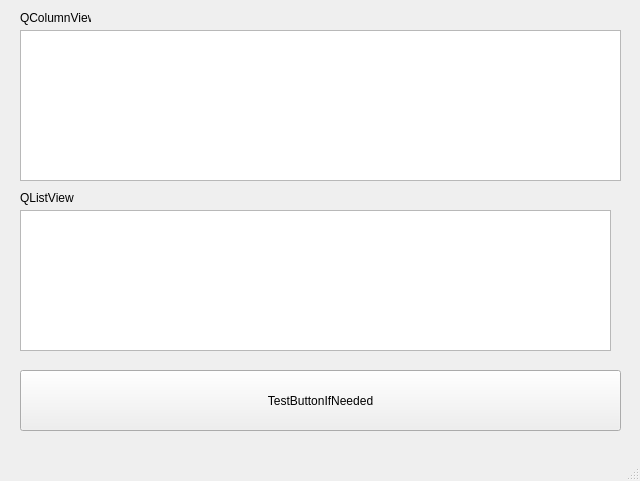
<?xml version="1.0" encoding="UTF-8"?>
<ui version="4.0">
 <class>MainWindow</class>
 <widget class="QMainWindow" name="MainWindow">
  <property name="geometry">
   <rect>
    <x>0</x>
    <y>0</y>
    <width>640</width>
    <height>481</height>
   </rect>
  </property>
  <property name="windowTitle">
   <string>MainWindow</string>
  </property>
  <widget class="QWidget" name="centralwidget">
   <widget class="QColumnView" name="livdbColView">
    <property name="geometry">
     <rect>
      <x>20</x>
      <y>30</y>
      <width>601</width>
      <height>151</height>
     </rect>
    </property>
   </widget>
   <widget class="QPushButton" name="cool_button">
    <property name="geometry">
     <rect>
      <x>20</x>
      <y>370</y>
      <width>601</width>
      <height>61</height>
     </rect>
    </property>
    <property name="text">
     <string>TestButtonIfNeeded</string>
    </property>
   </widget>
   <widget class="QListView" name="livdbListView">
    <property name="geometry">
     <rect>
      <x>20</x>
      <y>210</y>
      <width>591</width>
      <height>141</height>
     </rect>
    </property>
   </widget>
   <widget class="QLabel" name="label">
    <property name="geometry">
     <rect>
      <x>20</x>
      <y>10</y>
      <width>71</width>
      <height>16</height>
     </rect>
    </property>
    <property name="text">
     <string>QColumnView</string>
    </property>
   </widget>
   <widget class="QLabel" name="label_2">
    <property name="geometry">
     <rect>
      <x>20</x>
      <y>190</y>
      <width>71</width>
      <height>16</height>
     </rect>
    </property>
    <property name="text">
     <string>QListView</string>
    </property>
   </widget>
  </widget>
  <widget class="QMenuBar" name="menubar">
   <property name="geometry">
    <rect>
     <x>0</x>
     <y>0</y>
     <width>640</width>
     <height>21</height>
    </rect>
   </property>
  </widget>
  <widget class="QStatusBar" name="statusbar"/>
 </widget>
 <resources/>
 <connections/>
</ui>
